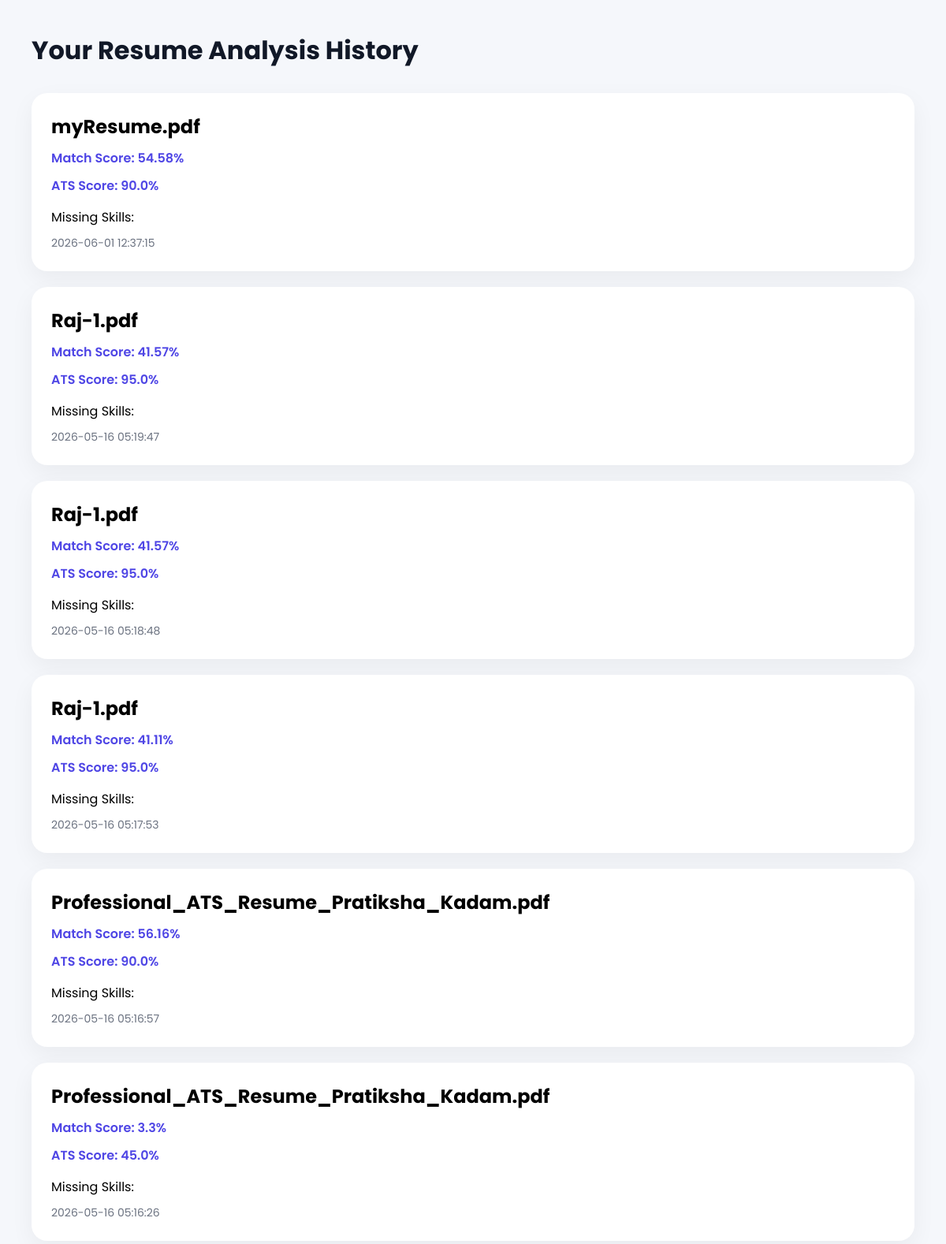
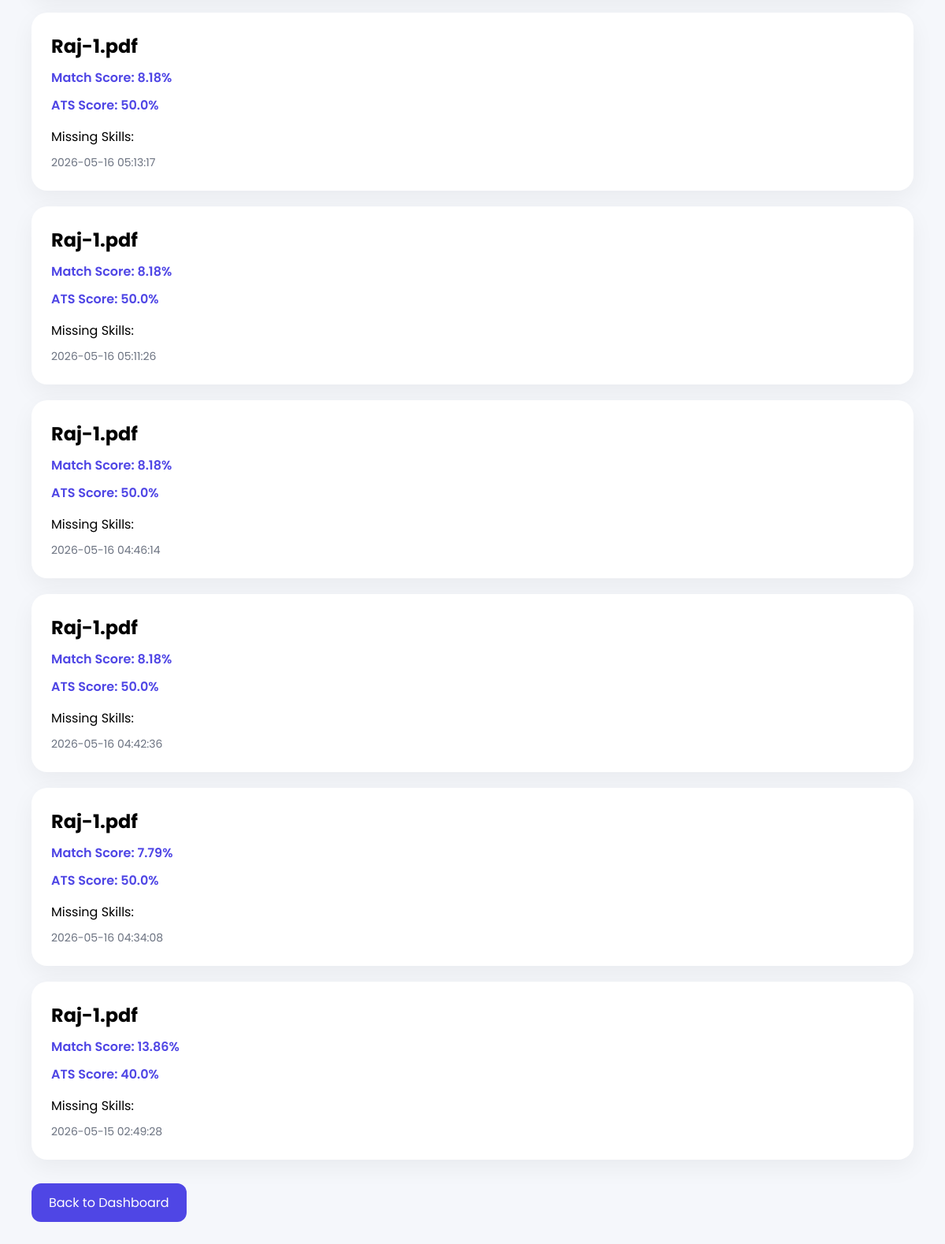
The app's page /history (signed in) with its own data (2 pictures, top to bottom).
### app.py (models this page shows)
class Analysis(db.Model):
    id = db.Column(db.Integer, primary_key=True)
    user_id = db.Column(
        db.Integer,
        db.ForeignKey('user.id')
    )
    filename = db.Column(db.String(200))
    match_score = db.Column(db.Float)
    ats_score = db.Column(db.Float)
    missing_skills = db.Column(db.Text)
    created_at = db.Column(
        db.DateTime,
        default=db.func.current_timestamp()
    )

### app.py (the view)
@app.route("/history")
def history():
    if "user_id" not in session:
        return redirect("/")
    analyses = Analysis.query.filter_by(
        user_id=session["user_id"]
    ).order_by(
        Analysis.created_at.desc()
    ).all()
    return render_template(
        "history.html",
        analyses=analyses
    )

### templates/history.html (shortened to what this page needs)
<!DOCTYPE html>
<html lang="en">
<head>
</head>
<body>
    <h1>Your Resume Analysis History</h1>
    <div class="history-container">
        {% for analysis in analyses %}
        <div class="history-card">
            <h2>{{ analysis.filename }}</h2>
            <div class="score">
                Match Score: {{ analysis.match_score }}%
            </div>
            <div class="score">
                ATS Score: {{ analysis.ats_score }}%
            </div>
            <p style="margin-top:15px;">
                Missing Skills:
            </p>
            <div class="date">
                {{ analysis.created_at }}
            </div>
        </div>
        {% endfor %}
    </div>
    <a href="/dashboard" class="btn">
        Back to Dashboard
    </a>
</body>
</html>

### templates/history.html (style rules this page uses)
* { margin: 0; padding: 0; box-sizing: border-box; font-family: 'Poppins', sans-serif; }
body { background: #f5f7fb; padding: 40px; }
h1 { margin-bottom: 30px; color: #111827; }
.history-container { display: grid; gap: 20px; }
.history-card { background: white; padding: 25px; border-radius: 20px; box-shadow: 0 10px 30px rgba(0, 0, 0, 0.05); }
.score { color: #4f46e5; font-weight: 600; margin-top: 10px; }
.date { margin-top: 10px; color: #6b7280; font-size: 14px; }
.btn { display: inline-block; margin-top: 30px; padding: 12px 22px; background: #4f46e5; color: white; text-decoration: none; border-radius: 12px; }

### records on screen
Analysis: filename "myResume.pdf", match_score "54.58", ats_score "90.0", created_at "2026-06-01 12:37:15"
Analysis: filename "Raj-1.pdf", match_score "41.57", ats_score "95.0", created_at "2026-05-16 05:19:47"
Analysis: filename "Raj-1.pdf", match_score "41.57", ats_score "95.0", created_at "2026-05-16 05:18:48"
Analysis: filename "Raj-1.pdf", match_score "41.11", ats_score "95.0", created_at "2026-05-16 05:17:53"
Analysis: filename "Professional_ATS_Resume_Pratiksha_Kadam.pdf", match_score "56.16", ats_score "90.0", created_at "2026-05-16 05:16:57"
Analysis: filename "Professional_ATS_Resume_Pratiksha_Kadam.pdf", match_score "3.3", ats_score "45.0", created_at "2026-05-16 05:16:26"
Analysis: filename "Raj-1.pdf", match_score "8.18", ats_score "50.0", created_at "2026-05-16 05:13:17"
Analysis: filename "Raj-1.pdf", match_score "8.18", ats_score "50.0", created_at "2026-05-16 05:11:26"
Analysis: filename "Raj-1.pdf", match_score "8.18", ats_score "50.0", created_at "2026-05-16 04:46:14"
Analysis: filename "Raj-1.pdf", match_score "8.18", ats_score "50.0", created_at "2026-05-16 04:42:36"
Analysis: filename "Raj-1.pdf", match_score "7.79", ats_score "50.0", created_at "2026-05-16 04:34:08"
Analysis: filename "Raj-1.pdf", match_score "13.86", ats_score "40.0", created_at "2026-05-15 02:49:28"
